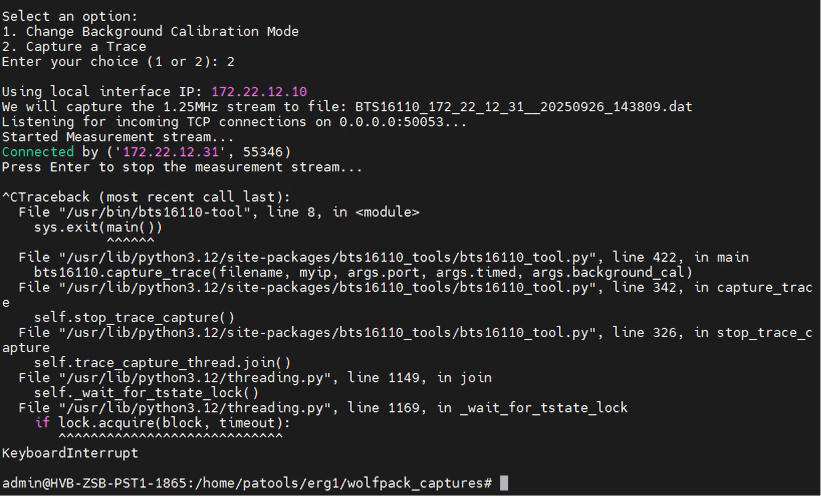
#> input picture 02_image_basics/image.jpg, 821 x 497 px, found by its file name
$ python 06_verify.py
#> lines starting #> are read from the running program, lines starting #| are printed output that depends on the picture; after the words box and inside, x2 and y2 are one past the last pixel; in counts of white or black regions, pixels touching at a corner belong together
import cv2
import numpy as np

# Read the image in grayscale
img = cv2.imread('image.jpg', cv2.IMREAD_GRAYSCALE)
#> img: shape (497, 821); min 0, max 255, mean 40.4

# Apply simple thresholding
# Parameters:
# - source image (must be grayscale)
# - threshold value
# - maximum value to use with the THRESH_BINARY and THRESH_BINARY_INV thresholding types
# - thresholding type
cv2.imshow('Original Image', img)
cv2.waitKey(0)

ret, thresh1 = cv2.threshold(img, 127, 255, cv2.THRESH_BINARY)
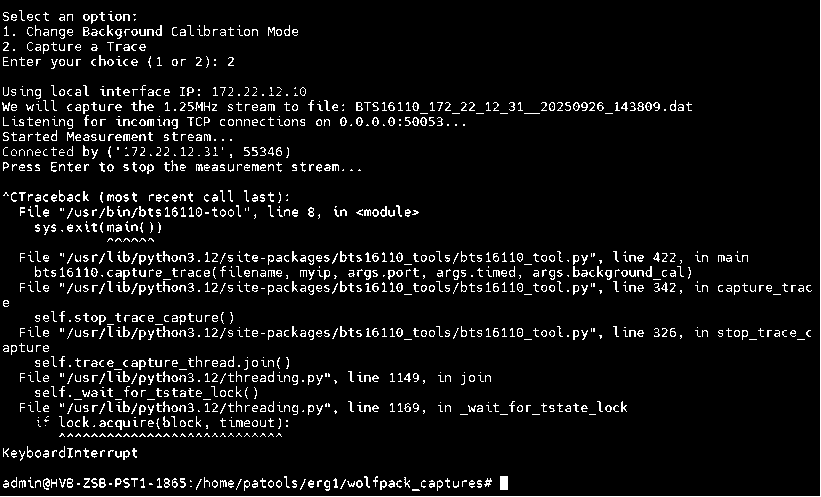
#> thresh1: shape (497, 821); 6.1% white in thin lines or dots
cv2.imshow('THRESH_BINARY', thresh1)
cv2.waitKey(0)
ret, thresh2 = cv2.threshold(img, 127, 255, cv2.THRESH_BINARY_INV)
#> thresh2: shape (497, 821); 93.9% white; black in thin lines or dots
cv2.imshow('THRESH_BINARY_INV', thresh2)
cv2.waitKey(0)
ret, thresh3 = cv2.threshold(img, 127, 255, cv2.THRESH_TRUNC)
cv2.imshow('THRESH_TRUNC', thresh3)
cv2.waitKey(0)
ret, thresh4 = cv2.threshold(img, 127, 255, cv2.THRESH_TOZERO)
cv2.imshow('THRESH_TOZERO', thresh4)
cv2.waitKey(0)
ret, thresh5 = cv2.threshold(img, 127, 255, cv2.THRESH_TOZERO_INV)
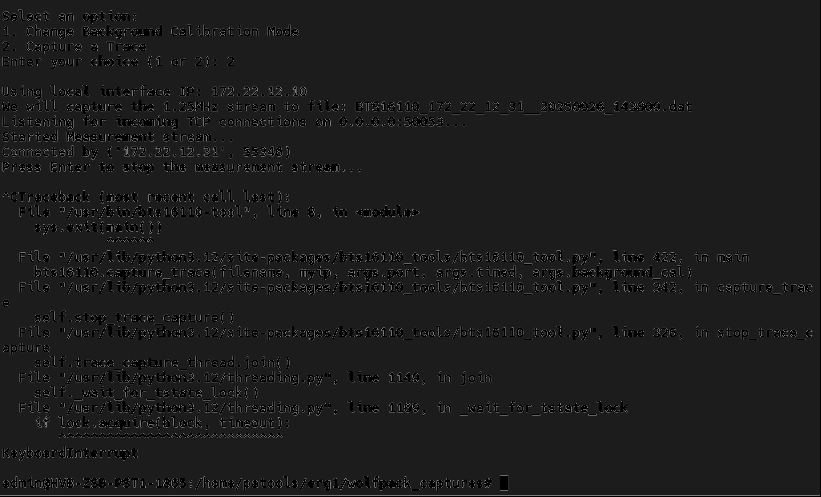
#> thresh5: shape (497, 821); min 0, max 127, mean 28.7
cv2.imshow('THRESH_TOZERO_INV', thresh5)
cv2.waitKey(0)

# Apply adaptive thresholding
# Parameters:
# - source image (must be grayscale)
# - maximum value to use with the THRESH_BINARY and THRESH_BINARY_INV thresholding types
# - adaptive method (ADAPTIVE_THRESH_MEAN_C or ADAPTIVE_THRESH_GAUSSIAN_C)
# - thresholding type (usually THRESH_BINARY or THRESH_BINARY_INV)
# - block size (size of the pixel neighborhood used to calculate the threshold)
# - constant subtracted from the mean or weighted mean
adaptive_thresh1 = cv2.adaptiveThreshold(img, 255, cv2.ADAPTIVE_THRESH_MEAN_C,
                                        cv2.THRESH_BINARY, 11, 2)
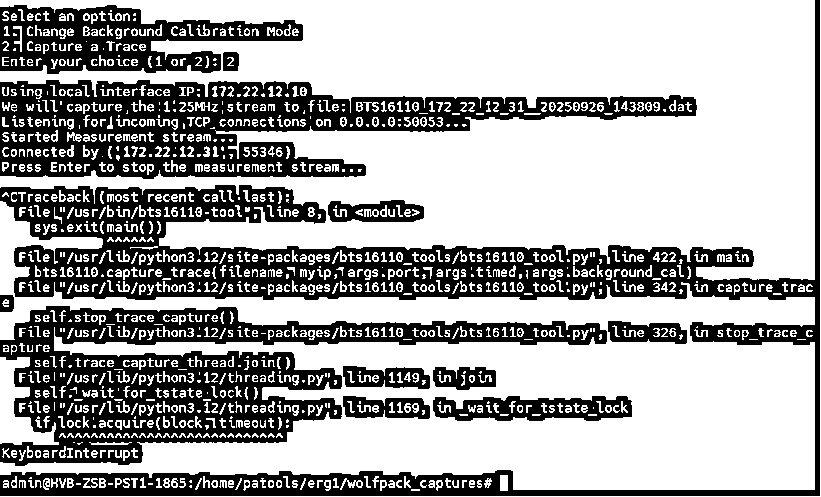
#> adaptive_thresh1: shape (497, 821); 65.9% white; 356 black regions (344 under 20 px), largest, box (x1, y1, x2, y2) and area: (0, 0, 820, 496) 53045, (0, 306, 607, 466) 33461, (0, 80, 697, 179) 29739
cv2.imshow('ADAPTIVE_THRESH_MEAN_C', adaptive_thresh1)
cv2.waitKey(0)

adaptive_thresh2 = cv2.adaptiveThreshold(img, 255, cv2.ADAPTIVE_THRESH_GAUSSIAN_C,
                                        cv2.THRESH_BINARY, 11, 2)
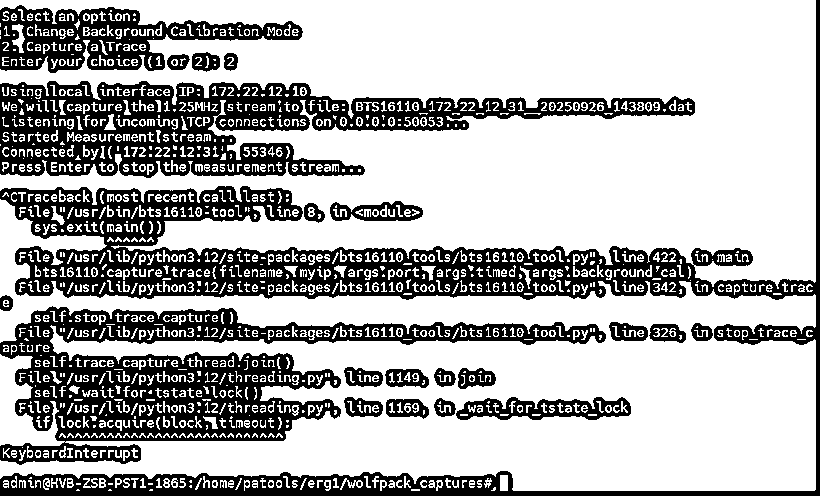
#> adaptive_thresh2: shape (497, 821); 69.8% white; 356 black regions (335 under 20 px), largest, box (x1, y1, x2, y2) and area: (0, 0, 820, 496) 46461, (0, 306, 606, 465) 29750, (0, 81, 695, 178) 26742
cv2.imshow('ADAPTIVE_THRESH_GAUSSIAN_C', adaptive_thresh2)
cv2.waitKey(0)

# Apply Otsu's thresholding
# Combine simple thresholding with Otsu's method using the additional flag THRESH_OTSU
ret, otsu_thresh = cv2.threshold(img, 0, 255, cv2.THRESH_BINARY + cv2.THRESH_OTSU)
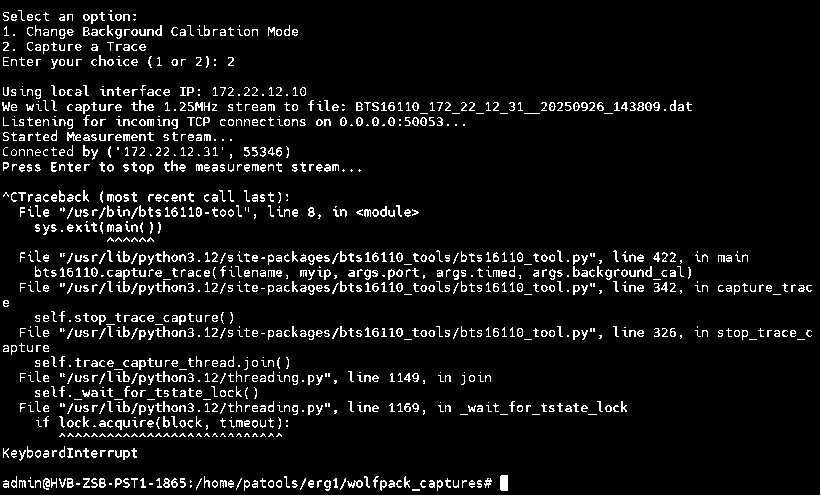
#> otsu_thresh: shape (497, 821); 7.1% white in thin lines or dots
#> ret = 105

# The threshold value is returned as 'ret'
print(f"Otsu's threshold value: {ret}")
#| Otsu's threshold value: 105.0
cv2.imshow("Otsu's Thresholding", otsu_thresh)
cv2.waitKey(0)

# Example of multi-level thresholding
ret1, thresh1 = cv2.threshold(img, 50, 255, cv2.THRESH_BINARY)
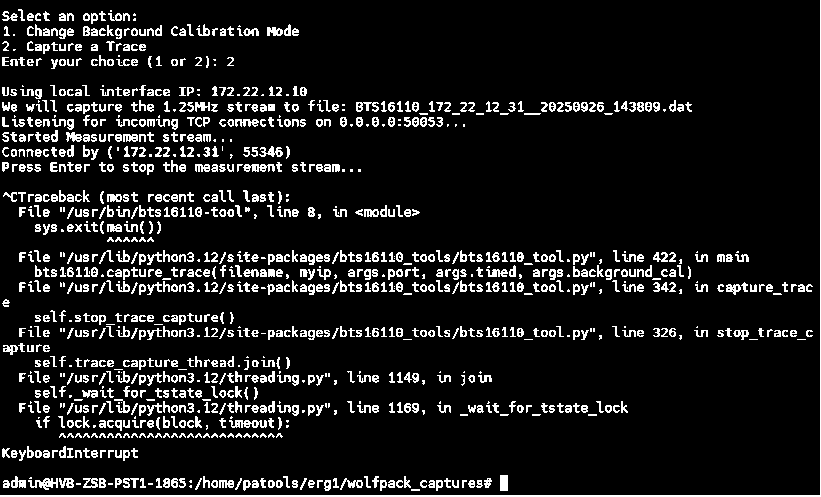
#> thresh1: shape (497, 821); 10% white in thin lines or dots
cv2.imshow('Multi-level Thresholding - Level 1', thresh1)
cv2.waitKey(0)
ret2, thresh2 = cv2.threshold(img, 100, 255, cv2.THRESH_BINARY)
#> thresh2: shape (497, 821); 7.4% white in thin lines or dots
cv2.imshow('Multi-level Thresholding - Level 2', thresh2)
cv2.waitKey(0)
ret3, thresh3 = cv2.threshold(img, 150, 255, cv2.THRESH_BINARY)
#> thresh3: shape (497, 821); 5.2% white in thin lines or dots
cv2.imshow('Multi-level Thresholding - Level 3', thresh3)
cv2.waitKey(0)
ret4, thresh4 = cv2.threshold(img, 200, 255, cv2.THRESH_BINARY)
#> thresh4: shape (497, 821); 2.8% white in thin lines or dots
cv2.imshow('Multi-level Thresholding - Level 4', thresh4)
cv2.waitKey(0)

# Combine the results
multi_level = np.zeros_like(img)
cv2.imshow('Multi-level Combined Before', multi_level)
cv2.waitKey(0)
multi_level = np.where(thresh1 == 255, 64, multi_level)
#> multi_level: shape (497, 821); values 0 (black) and 64 (white), 10% white in thin lines or dots
cv2.imshow('Multi-level Combined After Level 1', multi_level)
cv2.waitKey(0)
multi_level = np.where(thresh2 == 255, 128, multi_level)
cv2.imshow('Multi-level Combined After Level 2', multi_level)
cv2.waitKey(0)
multi_level = np.where(thresh3 == 255, 192, multi_level)
cv2.imshow('Multi-level Combined After Level 3', multi_level)
cv2.waitKey(0)
multi_level = np.where(thresh4 == 255, 255, multi_level)
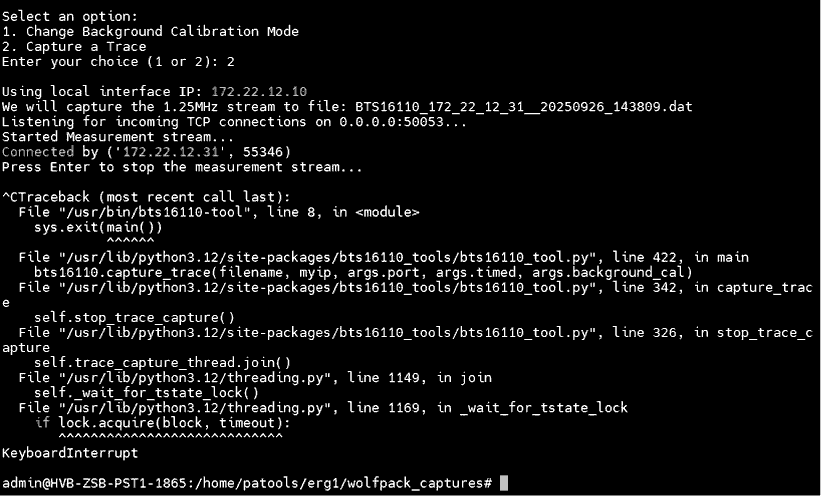
#> multi_level: shape (497, 821); min 0, max 255, mean 16.2
cv2.imshow('Multi-level Combined Final', multi_level)
cv2.waitKey(0)
